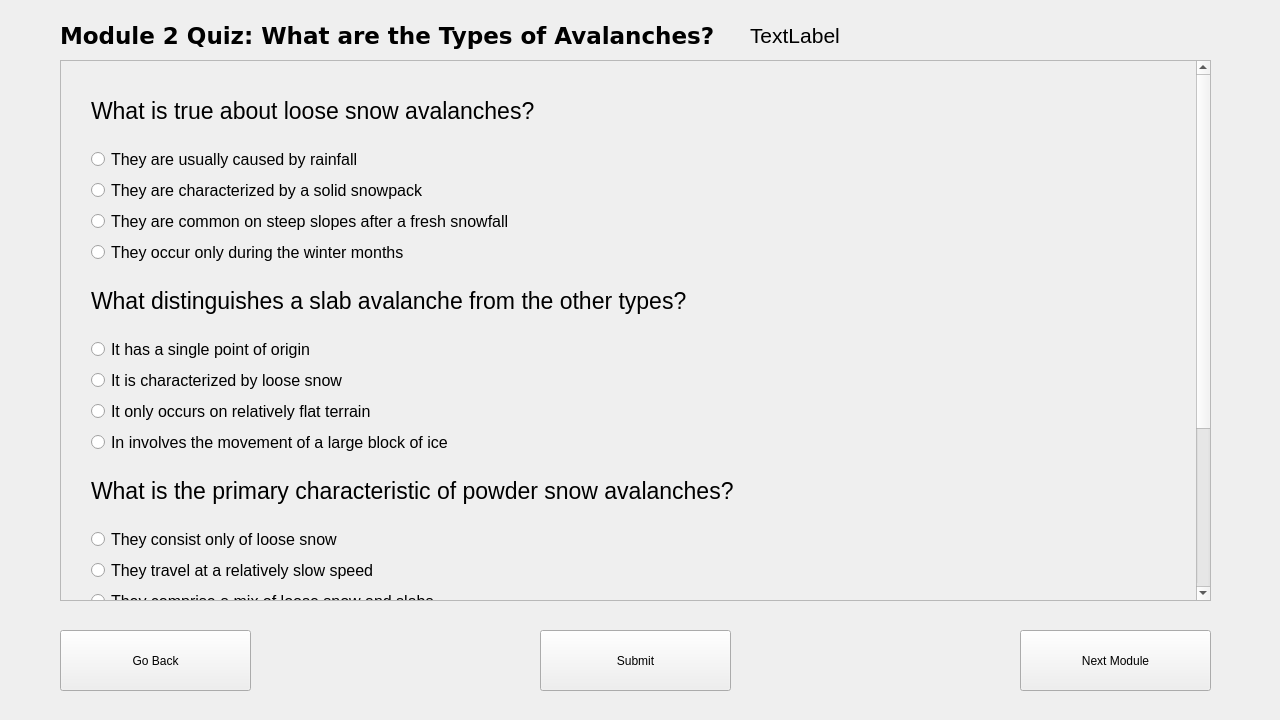
<?xml version="1.0" encoding="UTF-8"?>
<ui version="4.0">
 <class>QuizScreen2</class>
 <widget class="QWidget" name="QuizScreen2">
  <property name="geometry">
   <rect>
    <x>0</x>
    <y>0</y>
    <width>1280</width>
    <height>720</height>
   </rect>
  </property>
  <property name="windowTitle">
   <string>Form</string>
  </property>
  <widget class="QPushButton" name="submitButton">
   <property name="geometry">
    <rect>
     <x>540</x>
     <y>630</y>
     <width>191</width>
     <height>61</height>
    </rect>
   </property>
   <property name="text">
    <string>Submit</string>
   </property>
  </widget>
  <widget class="QLabel" name="quizLabel">
   <property name="geometry">
    <rect>
     <x>60</x>
     <y>20</y>
     <width>671</width>
     <height>31</height>
    </rect>
   </property>
   <property name="font">
    <font>
     <family>Verdana</family>
     <pointsize>17</pointsize>
     <bold>true</bold>
    </font>
   </property>
   <property name="text">
    <string>Module 2 Quiz: What are the Types of Avalanches?</string>
   </property>
  </widget>
  <widget class="QScrollArea" name="scrollArea">
   <property name="geometry">
    <rect>
     <x>60</x>
     <y>60</y>
     <width>1151</width>
     <height>541</height>
    </rect>
   </property>
   <property name="layoutDirection">
    <enum>Qt::LeftToRight</enum>
   </property>
   <property name="verticalScrollBarPolicy">
    <enum>Qt::ScrollBarAlwaysOn</enum>
   </property>
   <property name="widgetResizable">
    <bool>true</bool>
   </property>
   <widget class="QWidget" name="scrollAreaWidgetContents">
    <property name="geometry">
     <rect>
      <x>0</x>
      <y>-142</y>
      <width>1135</width>
      <height>780</height>
     </rect>
    </property>
    <property name="minimumSize">
     <size>
      <width>0</width>
      <height>780</height>
     </size>
    </property>
    <property name="font">
     <font>
      <pointsize>13</pointsize>
     </font>
    </property>
    <widget class="QWidget" name="verticalLayoutWidget">
     <property name="geometry">
      <rect>
       <x>30</x>
       <y>20</y>
       <width>697</width>
       <height>754</height>
      </rect>
     </property>
     <layout class="QVBoxLayout" name="verticalLayout" stretch="0,0,0,0,0,0,0,0,0,0,0,0,0,0,0,0,0,0,0,0">
      <item>
       <widget class="QLabel" name="q1">
        <property name="sizePolicy">
         <sizepolicy hsizetype="Preferred" vsizetype="Preferred">
          <horstretch>0</horstretch>
          <verstretch>0</verstretch>
         </sizepolicy>
        </property>
        <property name="font">
         <font>
          <pointsize>17</pointsize>
         </font>
        </property>
        <property name="text">
         <string>What is true about loose snow avalanches?</string>
        </property>
        <property name="wordWrap">
         <bool>true</bool>
        </property>
       </widget>
      </item>
      <item>
       <widget class="QRadioButton" name="a1">
        <property name="font">
         <font>
          <pointsize>12</pointsize>
         </font>
        </property>
        <property name="text">
         <string>They are usually caused by rainfall</string>
        </property>
        <attribute name="buttonGroup">
         <string notr="true">question1</string>
        </attribute>
       </widget>
      </item>
      <item>
       <widget class="QRadioButton" name="b1">
        <property name="font">
         <font>
          <pointsize>12</pointsize>
         </font>
        </property>
        <property name="text">
         <string>They are characterized by a solid snowpack</string>
        </property>
        <attribute name="buttonGroup">
         <string notr="true">question1</string>
        </attribute>
       </widget>
      </item>
      <item>
       <widget class="QRadioButton" name="c1">
        <property name="font">
         <font>
          <pointsize>12</pointsize>
         </font>
        </property>
        <property name="text">
         <string>They are common on steep slopes after a fresh snowfall</string>
        </property>
        <attribute name="buttonGroup">
         <string notr="true">question1</string>
        </attribute>
       </widget>
      </item>
      <item>
       <widget class="QRadioButton" name="d1">
        <property name="font">
         <font>
          <pointsize>12</pointsize>
         </font>
        </property>
        <property name="text">
         <string>They occur only during the winter months</string>
        </property>
        <attribute name="buttonGroup">
         <string notr="true">question1</string>
        </attribute>
       </widget>
      </item>
      <item>
       <widget class="QLabel" name="q2">
        <property name="font">
         <font>
          <pointsize>17</pointsize>
         </font>
        </property>
        <property name="text">
         <string>What distinguishes a slab avalanche from the other types?</string>
        </property>
       </widget>
      </item>
      <item>
       <widget class="QRadioButton" name="a2">
        <property name="font">
         <font>
          <pointsize>12</pointsize>
         </font>
        </property>
        <property name="text">
         <string>It has a single point of origin</string>
        </property>
        <attribute name="buttonGroup">
         <string notr="true">question2</string>
        </attribute>
       </widget>
      </item>
      <item>
       <widget class="QRadioButton" name="b2">
        <property name="font">
         <font>
          <pointsize>12</pointsize>
         </font>
        </property>
        <property name="text">
         <string>It is characterized by loose snow</string>
        </property>
        <attribute name="buttonGroup">
         <string notr="true">question2</string>
        </attribute>
       </widget>
      </item>
      <item>
       <widget class="QRadioButton" name="c2">
        <property name="font">
         <font>
          <pointsize>12</pointsize>
         </font>
        </property>
        <property name="text">
         <string>It only occurs on relatively flat terrain</string>
        </property>
        <attribute name="buttonGroup">
         <string notr="true">question2</string>
        </attribute>
       </widget>
      </item>
      <item>
       <widget class="QRadioButton" name="d2">
        <property name="font">
         <font>
          <pointsize>12</pointsize>
         </font>
        </property>
        <property name="text">
         <string>In involves the movement of a large block of ice</string>
        </property>
        <attribute name="buttonGroup">
         <string notr="true">question2</string>
        </attribute>
       </widget>
      </item>
      <item>
       <widget class="QLabel" name="q3">
        <property name="font">
         <font>
          <pointsize>17</pointsize>
         </font>
        </property>
        <property name="text">
         <string>What is the primary characteristic of powder snow avalanches?</string>
        </property>
       </widget>
      </item>
      <item>
       <widget class="QRadioButton" name="a3">
        <property name="font">
         <font>
          <pointsize>12</pointsize>
         </font>
        </property>
        <property name="text">
         <string>They consist only of loose snow</string>
        </property>
        <attribute name="buttonGroup">
         <string notr="true">question3</string>
        </attribute>
       </widget>
      </item>
      <item>
       <widget class="QRadioButton" name="b3">
        <property name="font">
         <font>
          <pointsize>12</pointsize>
         </font>
        </property>
        <property name="text">
         <string>They travel at a relatively slow speed</string>
        </property>
        <attribute name="buttonGroup">
         <string notr="true">question3</string>
        </attribute>
       </widget>
      </item>
      <item>
       <widget class="QRadioButton" name="c3">
        <property name="font">
         <font>
          <pointsize>12</pointsize>
         </font>
        </property>
        <property name="text">
         <string>They comprise a mix of loose snow and slabs</string>
        </property>
        <attribute name="buttonGroup">
         <string notr="true">question3</string>
        </attribute>
       </widget>
      </item>
      <item>
       <widget class="QRadioButton" name="d3">
        <property name="font">
         <font>
          <pointsize>12</pointsize>
         </font>
        </property>
        <property name="text">
         <string>They are most common during warmer months</string>
        </property>
        <attribute name="buttonGroup">
         <string notr="true">question3</string>
        </attribute>
       </widget>
      </item>
      <item>
       <widget class="QLabel" name="q4">
        <property name="font">
         <font>
          <pointsize>17</pointsize>
         </font>
        </property>
        <property name="text">
         <string>What is the leading cause of wet snow avalanches?</string>
        </property>
       </widget>
      </item>
      <item>
       <widget class="QRadioButton" name="a4">
        <property name="font">
         <font>
          <pointsize>12</pointsize>
         </font>
        </property>
        <property name="text">
         <string>Precipitation during the summer months</string>
        </property>
        <attribute name="buttonGroup">
         <string notr="true">question4</string>
        </attribute>
       </widget>
      </item>
      <item>
       <widget class="QRadioButton" name="b4">
        <property name="font">
         <font>
          <pointsize>12</pointsize>
         </font>
        </property>
        <property name="text">
         <string>Intense sunlight</string>
        </property>
        <attribute name="buttonGroup">
         <string notr="true">question4</string>
        </attribute>
       </widget>
      </item>
      <item>
       <widget class="QRadioButton" name="c4">
        <property name="font">
         <font>
          <pointsize>12</pointsize>
         </font>
        </property>
        <property name="text">
         <string>Friction from steep slopes</string>
        </property>
        <attribute name="buttonGroup">
         <string notr="true">question4</string>
        </attribute>
       </widget>
      </item>
      <item>
       <widget class="QRadioButton" name="d4">
        <property name="font">
         <font>
          <pointsize>12</pointsize>
         </font>
        </property>
        <property name="text">
         <string>Strong winds</string>
        </property>
        <attribute name="buttonGroup">
         <string notr="true">question4</string>
        </attribute>
       </widget>
      </item>
     </layout>
    </widget>
   </widget>
  </widget>
  <widget class="QPushButton" name="backButton">
   <property name="geometry">
    <rect>
     <x>60</x>
     <y>630</y>
     <width>191</width>
     <height>61</height>
    </rect>
   </property>
   <property name="text">
    <string>Go Back</string>
   </property>
  </widget>
  <widget class="QPushButton" name="nextButton">
   <property name="geometry">
    <rect>
     <x>1020</x>
     <y>630</y>
     <width>191</width>
     <height>61</height>
    </rect>
   </property>
   <property name="text">
    <string>Next Module</string>
   </property>
  </widget>
  <widget class="QLabel" name="submitMessage">
   <property name="geometry">
    <rect>
     <x>750</x>
     <y>20</y>
     <width>391</width>
     <height>31</height>
    </rect>
   </property>
   <property name="font">
    <font>
     <pointsize>16</pointsize>
    </font>
   </property>
   <property name="text">
    <string>TextLabel</string>
   </property>
  </widget>
 </widget>
 <resources/>
 <connections/>
 <buttongroups>
  <buttongroup name="question1"/>
  <buttongroup name="question3"/>
  <buttongroup name="question4"/>
  <buttongroup name="question2"/>
 </buttongroups>
</ui>
